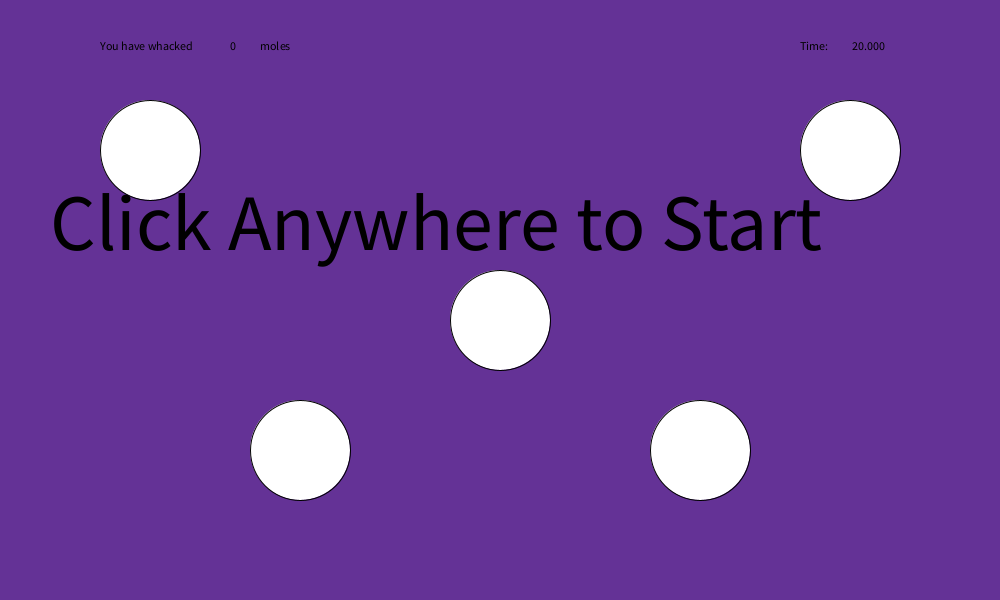
Frame 1 (no input)
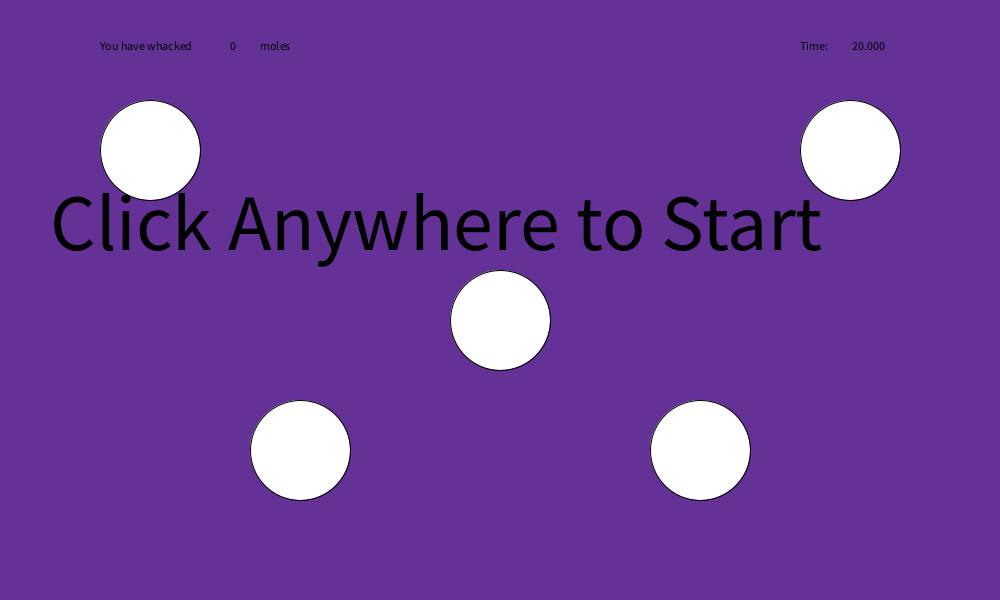
Frame 60 (the mouse pressed at the canvas centre just before this capture)
Frame 120 (the mouse held since frame 60 and released just before this capture): identical to frame 60, image omitted

The Processing sketch that drew these frames (run headless with seeded random() and noise(); from frame 60 on, the mouse is pressed at the canvas centre):

// Processing sketch: WhackAMole
// ── WhackAMole.pde
//Top Left
float hole1x = 150;
float hole1y = 150;
//Top Right
float hole2x = 850;
float hole2y = 150;
//Middle
float hole3x = 500;
float hole3y = 320;
//Rightish Middle
float hole4x = 700;
float hole4y = 450;
//Leftish Middle
float hole5x = 300;
float hole5y = 450;

int molehole;

float moleX;
float moleY;

int score = 0;

boolean started = false;

float startingtime = 20;
float timer = startingtime;

float second = 1;

boolean win;

void setup() {
  size(1000, 600);
  frameRate(60);
  background(100, 50, 150);
  moleX = -1000;
  moleY = -1000;
}

void draw() {
  if (started) {
    timer -= second/frameRate;
  }
  if (molehole == 1) {
    moleX = hole1x;
    moleY = hole1y;
  }

  if (molehole == 2) {
    moleX = hole2x;
    moleY = hole2y;
  }

  if (molehole == 3) {
    moleX = hole3x;
    moleY = hole3y;
  }

  if (molehole == 4) {
    moleX = hole4x;
    moleY = hole4y;
  }

  if (molehole == 5) {
    moleX = hole5x;
    moleY = hole5y;
  }

  //This is the background setup including the mole holes
  background(100, 50, 150);

  //Holes!
  fill(255);
  //Top Left
  ellipse(hole1x, hole1y, 100, 100);

  //Top right
  ellipse(hole2x, hole2y, 100, 100);

  //Middle
  ellipse(hole3x, hole3y, 100, 100);

  //Rightish Middle
  ellipse(hole4x, hole4y, 100, 100);

  //Leftish Middle
  ellipse(hole5x, hole5y, 100, 100);


  //Mole
  fill(170, 116, 50);
  ellipse(moleX+20, moleY-20, 10, 20);

  fill(170, 116, 50);
  ellipse(moleX-20, moleY-20, 10, 20);

  fill(108, 61, 3);
  ellipse(moleX, moleY+15, 90, 70);

  fill(0);
  ellipse(moleX-15, moleY, 5, 5);
  ellipse(moleX+15, moleY, 5, 5);
  ellipse(moleX, moleY + 15, 5, 5);
  arc(moleX, moleY + 25, 50, 20, 0, PI);
  textSize(12);
  text("You have whacked", 100, 50);
  text(score, 230, 50);
  text("moles", 260, 50);
  text("Time:", 800, 50);
  text(timer, 850, 50);
  if (started == false & timer > 0) {
    textSize(80);
    text("Click Anywhere to Start", 50, 250);
  }
  if (timer <= 0) {
    started = false;
    timer = 0;
    moleX = -1000;
    moleY = -1000;

    if (score < startingtime) {
      fill(185, 0, 0);
      win = false;
    }

    if (score >= startingtime) {
      fill (0, 129, 16);
      win = true;
    }

    rect(-10, -10, 10000, 10000);
    textSize(40);
    if (win == true) {
      fill(0);
      text("You Won! You whacked at least", 150, 300);
      text(int(startingtime), 350, 360);
      text("moles", 420, 360);
      text("Moles whacked:", 300, 420);
      text(score, 650, 420);
    }
    if (win == false) {
      fill(0);
      text("You Lost... You could not whack", 150, 200);
      text(int(startingtime), 350, 260);
      text("moles", 420, 260);
      text("Moles whacked:", 300, 420);
      text(score, 650, 420);
    }
    noLoop();
  }
}

void mouseClicked() {
  if (started) {
    if (mouseX > moleX - 50 & mouseX < moleX +50 & mouseY > moleY - 50 & mouseY < moleY+ 50) {
      molehole = int(random(1, 6));
      score += 1;
    }
  }
  if (started == false & timer > 0) {
    started = true;
    molehole = int(random(1, 6));
  }
}
